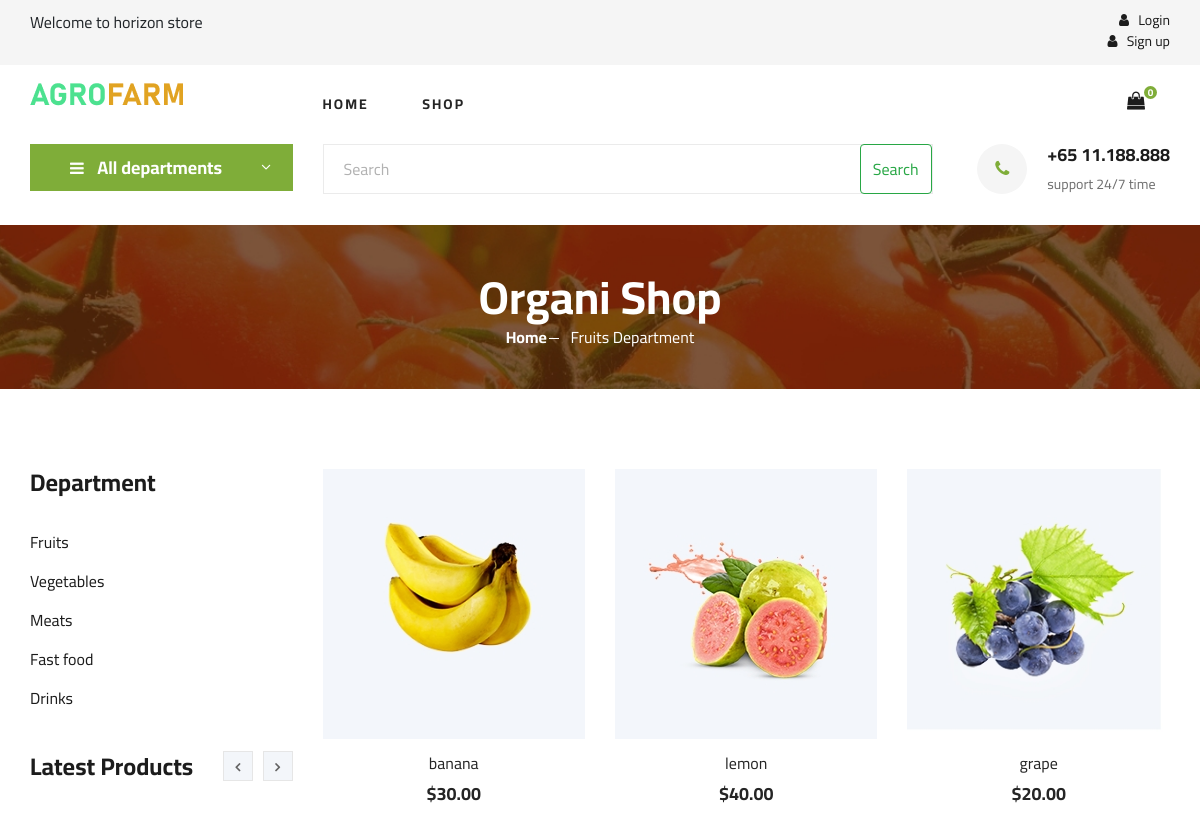
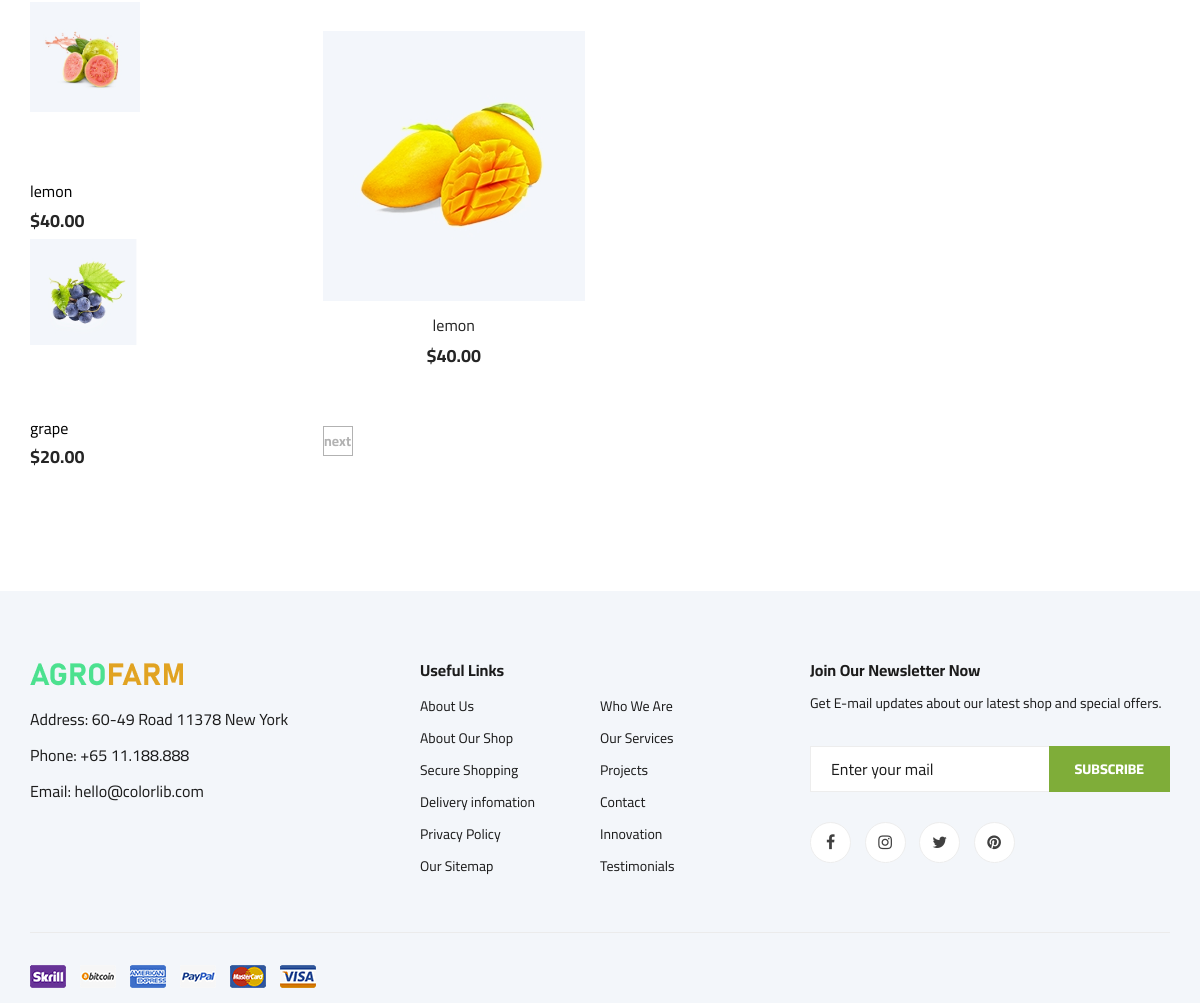
Screenshot of /fruitspage with the database file from the repository (2 pictures, top to bottom).
### appusers/models.py (models this page shows, shortened)
class Cart(models.Model):
    user = models.ForeignKey(User, on_delete=models.CASCADE)
    completed = models.BooleanField(default=False)
    discounted_price = models.DecimalField(max_digits=10, decimal_places=2, default=0)
    @property
    def num_of_items(self):
        return sum(item.quantity for item in self.cartitems.all())

class Products(models.Model):
    ALL_DEPARTMENT = [
    ("fruits", "fruits"),
    ("vegetables", "vegetables"),
    ("meats", "meats"),
    ("fast foods", "fast foods"),
    ("drinks", "drinks"),
    ]
    ALL_PRODUCT_TYPE = [
    ("featured products", "featured products"),
    ("latest products", "latest products"),
    ("top reated products", "top reated products"),
    ("review products", "review products"),
    ("sales off", "sales off"),
    ]
    id = models.PositiveIntegerField(primary_key=True)
    item_photo = models.ImageField(upload_to='products')
    name = models.CharField(max_length=20)
    price = models.DecimalField(max_digits=10, decimal_places=2, default=0)
    department = models.CharField(blank=True, max_length=10, choices=ALL_DEPARTMENT)
    producttype = models.CharField(blank=True, max_length=30, choices=ALL_PRODUCT_TYPE)
    shipping = models.CharField(blank=True, max_length=20)
    avaliabilty = models.CharField(blank=True, max_length=20)
    weight = models.CharField(blank=True, max_length=20)
    description = models.TextField(blank=True, max_length=200)
    information = models.TextField(blank=True, max_length=200)
    reviews = models.TextField(blank=True, max_length=200)
    discount = models.CharField(blank=True, max_length=20)
    old_price = models.CharField(blank=True, max_length=20)

### appusers/views.py (the view)
# urls.py: path('fruitspage', Fruits ,name='fruits_page' ),
def Fruits(request):
    latest = Products.objects.filter(producttype="latest products")
    products = Products.objects.filter(department="fruits")
    paginator = Paginator(products, 4)  # Display 10 items per page
    page_number = request.GET.get('fruits')  # Assuming the URL parameter is 'page'
    page_obj = paginator.get_page(page_number)
    if request.user.is_authenticated:
        global cart
        cart, created = Cart.objects.get_or_create(user=request.user, completed=False)
    data={
    'latest':latest, 'products':products, 'cart':cart, 'page_obj':page_obj
    }
    return render(request, 'fruitspage.html', data)

### templates/fruitspage.html (shortened to what this page needs)
{% extends 'base.html' %}
{% load static %}
{% block pages %}
    <section class="breadcrumb-section set-bg" data-setbg="{% static 'img/breadcrumb.jpg' %}">
        <div class="container">
            <div class="row">
                <div class="col-lg-12 text-center">
                    <div class="breadcrumb__text">
                        <h2>Organi Shop</h2>
                        <div class="breadcrumb__option">
                            <a href="./index.html">Home</a>
                            <span>Fruits Department</span>
                        </div>
                    </div>
                </div>
            </div>
        </div>
    </section>
    <section class="product spad">
        <div class="container">
            <div class="row">
                <div class="col-lg-3 col-md-5">
                    <div class="sidebar">
                        <div class="sidebar__item">
                            <h4>Department</h4>
                            <ul>
                            <li><a href="/fruitspage">Fruits</a></li>
                            <li><a href="/vegetablespage">Vegetables</a></li>
                            <li><a href="/meatpage">Meats</a></li>
                            <li><a href="/fastfoodpage">Fast food</a></li>
                            <li><a href="/drinkspage">Drinks</a></li>
                            </ul>
                        </div>
                        <div class="sidebar__item">
                            <div class="latest-product__text">
                                <h4>Latest Products</h4>
                                <div class="latest-product__slider owl-carousel">
                                    <div class="latest-prdouct__slider__item">
                                      	{% for x in latest %}
										<a href="#" class="latest-product__item">
											<div class="latest-product__item__pic">
												<img src="{{ x.item_photo.url }}" alt="">
											</div>
											<div class="latest-product__item__text">
												<h6><a href="shopdetails{{ x.id }}" class="nam">{{ x.name }}</a><h6>
												<span>${{ x.price }}</span>
											</div>
										</a>
										{% endfor %}
                                    </div>
                                </div>
                            </div>
                        </div>
                    </div>
                </div>
                <div class="col-lg-9 col-md-7">
                    <div class="row">
					    {% for x in page_obj %}
                        <div class="col-lg-4 col-md-6 col-sm-6">
                            <div class="product__item">
                                <div class="product__item__pic set-bg" data-setbg="{{ x.item_photo.url }}">
                                </div>
                                <div class="product__item__text">
                                    <h6><a href="shopdetails{{ x.id }}">{{ x.name }}</a></h6>
                                    <h5>${{ x.price }}</h5>
                                </div>
                            </div>
                        </div>
						{% endfor %}
                    </div>
                    <div class="product__pagination">
					{% if page_obj.has_next %}
						<a href="?fruits={{ page_obj.next_page_number }}">next</a>
					{% endif %}
                    </div>
                </div>
            </div>
        </div>
    </section>
	{% endblock %}

### templates/base.html (shortened to what this page needs)
{% load static %}
<!DOCTYPE html>
<html lang="zxx">
<head>
    <link rel="stylesheet" href="{% static 'css/bootstrap.min.css' %}" type="text/css">
    <link rel="stylesheet" href="{% static 'css/font-awesome.min.css' %}" type="text/css">
    <link rel="stylesheet" href="{% static 'css/elegant-icons.css' %}" type="text/css">
    <link rel="stylesheet" href="{% static 'css/nice-select.css' %}" type="text/css">
    <link rel="stylesheet" href="{% static 'css/jquery-ui.min.css' %}" type="text/css">
    <link rel="stylesheet" href="{% static 'css/owl.carousel.min.css' %}" type="text/css">
    <link rel="stylesheet" href="{% static 'css/slicknav.min.css' %}" type="text/css">
    <link rel="stylesheet" href="{% static 'css/style.css' %}" type="text/css">
</head>
<body>
    <header class="header">
        <div class="header__top">
            <div class="container">
                <div class="row">
                    <div class="col-lg-6 col-md-6">
                        <div class="header__top__left">
                            <marquee><span> Welcome to horizon store </span></marquee>
                        </div>
                    </div>
                    <div class="col-lg-6 col-md-6">
                        <div class="header__top__right">
                            <div class="header__top__right__auth">
							{%if request.user.is_authenticated %}
							<a href="/logout"><i class="fa fa-user"></i> Logout</a>
                           <!-- <a href="/dashboard">
                            <button class="mr-4 btn">MARKET</button> </a>  -->
							{%else%}
						<span>	 <a href="/login"><i class="fa fa-user"></i> Login</a>
							 <a href="/signup"><i class="fa fa-user"></i> Sign up</a>  </span>
	                        {%endif%}
                            </div>
                        </div>
                    </div>
                </div>
            </div>
        </div>
        <div class="container">
            <div class="row">
                <div class="col-lg-3">
                    <div class="header__logo">
                        <a href="/"><img src="{% static 'img/logo.png' %}" alt=""></a>
                    </div>
                </div>
                <div class="col-lg-6">
                    <nav class="header__menu">
                        <ul>
                            <li ><a href="/">Home</a></li>
                            <li ><a href="/allproduct">Shop</a></li>
                        </ul>
                    </nav>
                </div>
                <div class="col-lg-3">
                    <div class="header__cart">
                        <ul>
                            <li><a href="/cart"><i class="fa fa-shopping-bag"></i> <span id="num_of_items" > {{ cart.num_of_items }}</span></a></li>
                        </ul>
                    </div>
                </div>
            </div>
        </div>
    </header>
    <section class="hero hero-normal">
        <div class="container">
            <div class="row">
                <div class="col-lg-3">
                    <div class="hero__categories">
                        <div class="hero__categories__all">
                            <i class="fa fa-bars"></i>
                            <span>All departments</span>
                        </div>
                    </div>
                </div>
                <div class="col-lg-9">
                    <div class="hero__search">
                     <div class="hero__search__form">
                            <form class="d-flex" role="search" method="POST" action="/search">
								 <input
									class="form-control me-2"
									type="search"
									placeholder="Search"
									name="search_query"
									required aria-label="Search"
								 >
								 <button class="btn btn-outline-success" type="submit">Search</button>
                            </form>
                        </div>
                        <div class="hero__search__phone">
                            <div class="hero__search__phone__icon">
                                <i class="fa fa-phone"></i>
                            </div>
                            <div class="hero__search__phone__text">
                                <h5>+65 11.188.888</h5>
                                <span>support 24/7 time</span>
                            </div>
                        </div>
                    </div>
                </div>
            </div>
        </div>
    </section>
	{% block pages %}   {% endblock %}
    <footer class="footer spad">
        <div class="container">
            <div class="row">
                <div class="col-lg-3 col-md-6 col-sm-6">
                    <div class="footer__about">
                        <div class="footer__about__logo">
                            <a href="./index.html"><img src="{% static 'img/logo.png' %}" alt=""></a>
                        </div>
                        <ul>
                            <li>Address: 60-49 Road 11378 New York</li>
                            <li>Phone: +65 11.188.888</li>
                            <li>Email: hello@colorlib.com</li>
                        </ul>
                    </div>
                </div>
                <div class="col-lg-4 col-md-6 col-sm-6 offset-lg-1">
                    <div class="footer__widget">
                        <h6>Useful Links</h6>
                        <ul>
                            <li><a href="#">About Us</a></li>
                            <li><a href="#">About Our Shop</a></li>
                            <li><a href="#">Secure Shopping</a></li>
                            <li><a href="#">Delivery infomation</a></li>
                            <li><a href="#">Privacy Policy</a></li>
                            <li><a href="#">Our Sitemap</a></li>
                        </ul>
                        <ul>
                            <li><a href="#">Who We Are</a></li>
                            <li><a href="#">Our Services</a></li>
                            <li><a href="#">Projects</a></li>
                            <li><a href="#">Contact</a></li>
                            <li><a href="#">Innovation</a></li>
                            <li><a href="#">Testimonials</a></li>
                        </ul>
                    </div>
                </div>
                <div class="col-lg-4 col-md-12">
                    <div class="footer__widget">
                        <h6>Join Our Newsletter Now</h6>
                        <p>Get E-mail updates about our latest shop and special offers.</p>
                        <form action="#">
                            <input type="text" placeholder="Enter your mail">
                            <button type="submit" class="site-btn">Subscribe</button>
                        </form>
                        <div class="footer__widget__social">
                            <a href="#"><i class="fa fa-facebook"></i></a>
                            <a href="#"><i class="fa fa-instagram"></i></a>
                            <a href="#"><i class="fa fa-twitter"></i></a>
                            <a href="#"><i class="fa fa-pinterest"></i></a>
                        </div>
                    </div>
                </div>
            </div>
            <div class="row">
                <div class="col-lg-12">
                    <div class="footer__copyright">
                        <div class="footer__copyright__text"><p>
                        <div class="footer__copyright__payment"><img src="{% static 'img/payment-item.png' %}" alt=""></div>
                    </div>
                </div>
            </div>
        </div>
    </footer>
</body>
</html>

### templates/base.html (style rules this page uses)
.nam { color: black !important; margin-top: -500px !important; }

### rows the page displays
Cart: num_of_items "0"
Products: item_photo (picture), name "lemon", price "40.00", shows a picture
Products: item_photo (picture), name "grape", price "20.00", shows a picture
Products: shows a picture, name "banana", price "30.00"
Products: shows a picture, name "lemon", price "40.00"
